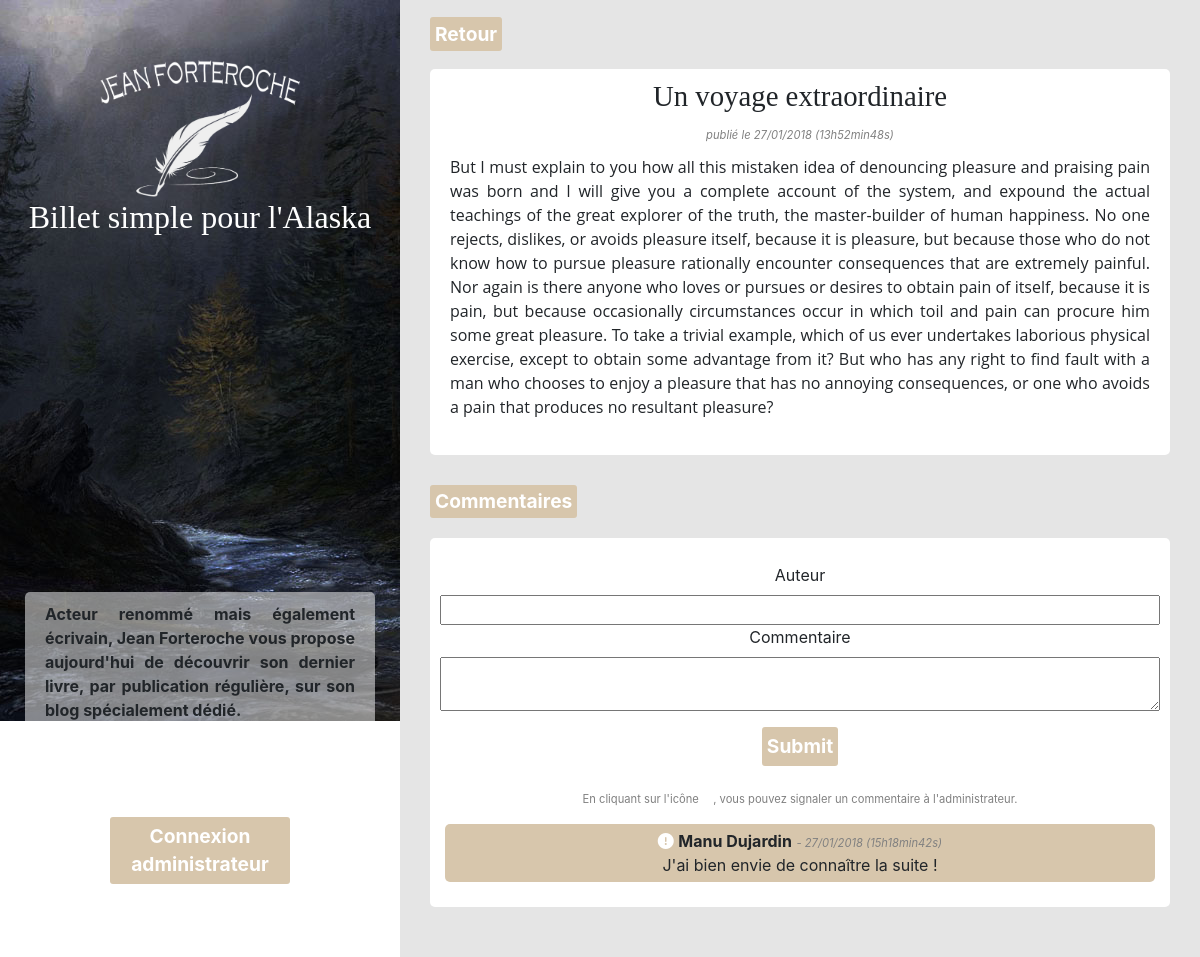
The app's page /index.php?action=post&id=11 with its own data.
### tables this page shows
CREATE TABLE `posts` (
  `id` int(11) NOT NULL,
  `title` varchar(255) NOT NULL,
  `content` text NOT NULL,
  `creation_date` datetime NOT NULL
);

CREATE TABLE `comments` (
  `id` int(11) NOT NULL,
  `id_post` int(11) NOT NULL,
  `author` varchar(255) NOT NULL,
  `comment` text NOT NULL,
  `comment_date` datetime NOT NULL,
  `signalised` tinyint(1) NOT NULL DEFAULT '0'
);

### controler/frontend.php (called while the page is built, shortened)
<?php
require_once('./model/PostManager.php');
require_once('./model/CommentManager.php');
class FrontendControler
{
	public function post($postId, $signalised = false) {
		$postManager = new \Kldr\Blog\Model\PostManager();
		$commentManager = new \Kldr\Blog\Model\CommentManager();
		$post = $postManager->getPost($postId);
		$comments = $commentManager->getComments($postId);
		require('./view/frontend/postView.php');
	}
}

### model/PostManager.php (called while the page is built, shortened)
<?php
class PostManager extends Manager
{
    public function getPost($postId) {
        $db = $this->dbConnect();
        $req = $db->prepare('SELECT id, title, content, DATE_FORMAT(creation_date, \'%d/%m/%Y (%Hh%imin%ss)\') AS creation_date FROM posts WHERE id = ?');
        $req->execute(array($postId));
        $post = $req->fetch();
        return $post;
    }
}

### model/CommentManager.php (called while the page is built, shortened)
<?php
class CommentManager extends Manager
{
    public function getComments($postId)
    {
		$db = $this->dbConnect();
	    $comments = $db->prepare('SELECT id, id_post, author, comment, DATE_FORMAT(comment_date, \'%d/%m/%Y (%Hh%imin%ss)\') AS comment_date FROM comments WHERE id_post = ? ORDER BY comment_date DESC');
	    $comments->execute(array($postId));
    return $comments;
	}
}

### view/frontend/postView.php (the view, shortened to what this page needs)
<a href="index.php" class="buttonStyle">Retour</a>
<?php
if(!empty($post)) {
?>
    <div class="news">
        <h3><?php echo htmlspecialchars($post['title']); ?></h3>
        <i class="smallInfosText">publié le <?php echo htmlspecialchars($post['creation_date']); ?> </i>
        <?php echo nl2br($post['content']); ?>
    </div>
<?php
} else {
    echo "<p>Ce billet n'existe pas !</p>";
}
?>
<h2>Commentaires</h2>
<div id="commentDisplay">
    <form action="index.php?action=addComment&amp;id=<?php echo htmlspecialchars($post['id']); ?>" method="post" id="formComment">
        <label for="author">Auteur</label><br />
        <input type="text" id="author" name="author" />
        <label for="comment">Commentaire</label><br />
        <textarea id="comment" name="comment"></textarea>
        <input type="submit" class="buttonStyle" />
    </form>
    <p class="smallInfosText">En cliquant sur l'icône <i class="fa fa-exclamation-circle" aria-hidden="true"></i>, vous pouvez signaler un commentaire à l'administrateur.</p>
    <?php
    while ($comment = $comments->fetch()) {
        ?>
        <div class="commentStyle">
            <a href="index.php?action=signalComment&amp;id=<?php echo htmlspecialchars($comment['id']); ?>&amp;postId=<?php echo htmlspecialchars($_GET['id']); ?>"><i class="fa fa-exclamation-circle" aria-hidden="true"></i></a>
            <strong><?php echo htmlspecialchars($comment['author']); ?></strong>
            <i class="smallInfosText">- <?php echo htmlspecialchars($comment['comment_date']); ?></i>
            <?php echo nl2br($comment['comment']); ?>
        </div>
    <?php
    }
    ?>
</div>
<?php require('./view/template.php'); ?>

### public/css/style.css (style rules this page uses)
#content h2, .buttonStyle { background-color: #d7c6ac; border-radius: 3px; width: fit-content; padding: 5px; font-size: 1.2em; margin: 10px 30px; color: white; font-weight: bold; border: none; }
#content h3 { font-family: Copperplate Gothic; font-size: 1.8em; }
.smallInfosText { color: grey; font-size: 0.7em; }
.news, #commentDisplay { margin: 20px 30px 30px; background-color: white; border-radius: 5px; padding: 10px; text-align: center; }
.news h3 { font-size: 0.9em; text-align: center; }
.news p { text-align: justify; padding: 10px; }
.commentStyle { background-color: #d7c6ac; border-radius: 5px; padding: 5px 0; margin: 15px 5px; }
.fa-exclamation-circle { color: white; }
.commentStyle p { margin-bottom: 0; }
#formComment { margin: 15px 0; }
#author, #comment { width: 100%; }

### records on screen
posts: title "Un voyage extraordinaire", content "But I must explain to you how all this mistaken idea of denouncing pleasure and praising pain was born and I will give you a complete account of the system, and expound the actual teachings of the great explorer of the truth, the master-builder of human happiness. No one rejects, dislikes, or avoids pleasure itself, because it is pleasure, but because those who do not know how to pursue pleasure rationally encounter consequences that are extremely painful. Nor again is there anyone who loves or pursues or desires to obtain pain of itself, because it is pain, but because occasionally circumstances occur in which toil and pain can procure him some great pleasure. To take a trivial example,…"
comments: author "Manu Dujardin", comment_date "27/01/2018 (15h18min42s)", comment "J'ai bien envie de connaître la suite !"

### other values on screen
$post['creation_date'] "27/01/2018 (13h52min48s)"
